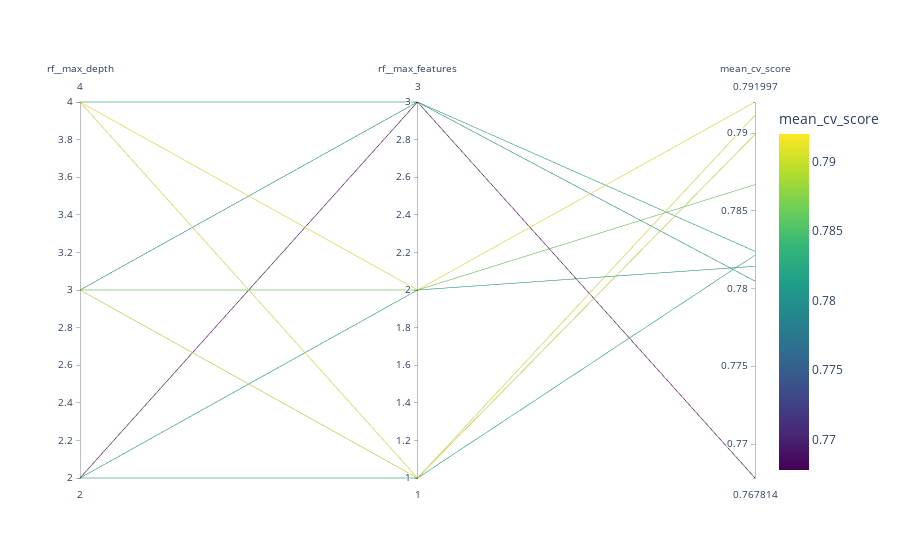

The notebook cell this image was saved under:
### Code cell
mxjqsakit.tuneplot(rf, scoreindim=True)

### Figure 1 — Plotly figure (JSON) as saved in the notebook; plotly's stock layout.template omitted (floating-point values rounded to 4 significant figures)
{"data": [{"dimensions": [{"label": "rf__max_depth", "values": [2, 2, 2, 3, 3, 3, 4, 4, 4]}, {"label": "rf__max_features", "values": [1, 2, 3, 1, 2, 3, 1, 2, 3]}, {"label": "mean_cv_score", "values": [0.7821, 0.7814, 0.7678, 0.7899, 0.7867, 0.7805, 0.7911, 0.792, 0.7824]}], "line": {"color": [0.7821, 0.7814, 0.7678, 0.7899, 0.7867, 0.7805, 0.7911, 0.792, 0.7824], "colorbar": {"title": {"text": "mean_cv_score"}}, "colorscale": [[0, "#440154"], [0.1111, "#482878"], [0.2222, "#3e4989"], [0.3333, "#31688e"], [0.4444, "#26828e"], [0.5556, "#1f9e89"], [0.6667, "#35b779"], [0.7778, "#6ece58"], [0.8889, "#b5de2b"], [1, "#fde725"]], "showscale": true}, "type": "parcoords"}], "layout": {}}
